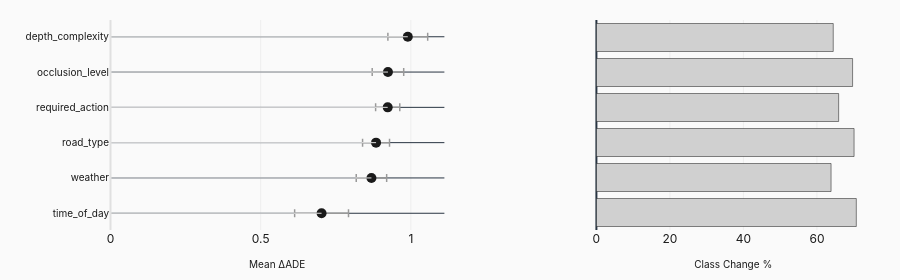

The code cell stored with this chart in its notebook:
### Markdown cell above
## 3.1 Stability Map $\mathcal{S}$

Primary summary: sensitivity ranking by semantic key.

### Code cell
fig = create_stability_map(data.pairs, show_change_rate=True)
fig.show()

if filters.export_mode.value:
    export_figure_for_print(fig, "fig5_stability_map")

### Figure 1 — Plotly figure (JSON) as saved in the notebook; plotly's stock layout.template omitted (floating-point values rounded to 4 significant figures)
{"data": [{"error_x": {"array": [0.08966, 0.05064, 0.04488, 0.04021, 0.05242, 0.06624], "color": "#999999", "thickness": 1.5, "type": "data"}, "hovertemplate": "<b>%{y}</b><br>%{x:.3f}<extra></extra>", "marker": {"color": "#1a1a1a", "size": 10}, "mode": "markers", "showlegend": false, "x": [0.7028, 0.8688, 0.8842, 0.9229, 0.9238, 0.9898], "y": ["time_of_day", "weather", "road_type", "required_action", "occlusion_level", "depth_complexity"], "type": "scatter", "xaxis": "x", "yaxis": "y"}, {"hovertemplate": "<b>%{y}</b><br>%{x:.1f}%<extra></extra>", "marker": {"color": "#d0d0d0"}, "orientation": "h", "showlegend": false, "x": [70.71, 63.84, 70.1, 65.91, 69.7, 64.44], "y": ["time_of_day", "weather", "road_type", "required_action", "occlusion_level", "depth_complexity"], "type": "bar", "xaxis": "x2", "yaxis": "y2"}], "layout": {"xaxis": {"anchor": "y", "domain": [0.0, 0.44], "title": {"font": {"size": 10}, "text": "Mean ΔADE"}, "gridcolor": "#eeeeee", "zeroline": true, "zerolinecolor": "#e0e0e0"}, "yaxis": {"anchor": "x", "domain": [0.0, 1.0], "tickfont": {"size": 10}, "showticklabels": true}, "xaxis2": {"anchor": "y2", "domain": [0.64, 1.0], "title": {"font": {"size": 10}, "text": "Class Change %"}, "gridcolor": "#eeeeee"}, "yaxis2": {"anchor": "x2", "domain": [0.0, 1.0], "showticklabels": false}, "shapes": [{"line": {"color": "#e0e0e0", "width": 1}, "type": "line", "x0": 0, "x1": 0.7028, "xref": "x", "y0": "time_of_day", "y1": "time_of_day", "yref": "y"}, {"line": {"color": "#e0e0e0", "width": 1}, "type": "line", "x0": 0, "x1": 0.8688, "xref": "x", "y0": "weather", "y1": "weather", "yref": "y"}, {"line": {"color": "#e0e0e0", "width": 1}, "type": "line", "x0": 0, "x1": 0.8842, "xref": "x", "y0": "road_type", "y1": "road_type", "yref": "y"}, {"line": {"color": "#e0e0e0", "width": 1}, "type": "line", "x0": 0, "x1": 0.9229, "xref": "x", "y0": "required_action", "y1": "required_action", "yref": "y"}, {"line": {"color": "#e0e0e0", "width": 1}, "type": "line", "x0": 0, "x1": 0.9238, "xref": "x", "y0": "occlusion_level", "y1": "occlusion_level", "yref": "y"}, {"line": {"color": "#e0e0e0", "width": 1}, "type": "line", "x0": 0, "x1": 0.9898, "xref": "x", "y0": "depth_complexity", "y1": "depth_complexity", "yref": "y"}], "font": {"family": "Inter, -apple-system, system-ui, sans-serif", "color": "#1a1a1a", "size": 12}, "legend": {"font": {"size": 11}, "bgcolor": "rgba(255,255,255,0.8)", "bordercolor": "#e0e0e0", "borderwidth": 1}, "margin": {"l": 110, "r": 30, "t": 20, "b": 45}, "paper_bgcolor": "#fafafa", "plot_bgcolor": "#fafafa", "height": 280, "showlegend": false}}
